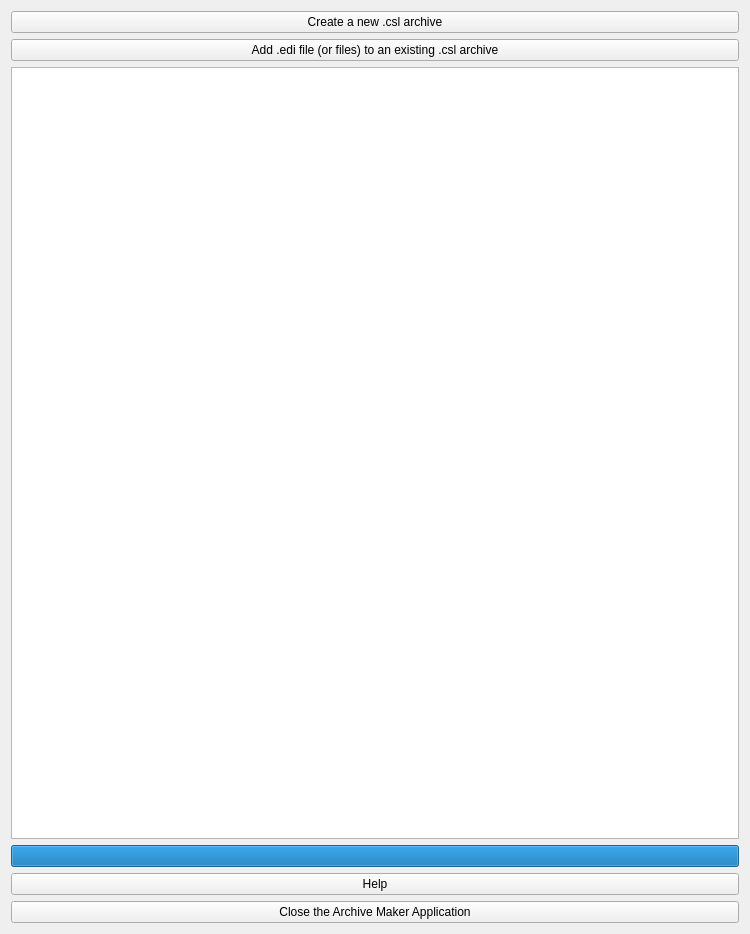
<?xml version="1.0" encoding="UTF-8"?>
<ui version="4.0">
 <class>Form</class>
 <widget class="QWidget" name="Form">
  <property name="geometry">
   <rect>
    <x>0</x>
    <y>0</y>
    <width>750</width>
    <height>934</height>
   </rect>
  </property>
  <property name="windowTitle">
   <string>Form</string>
  </property>
  <layout class="QVBoxLayout" name="verticalLayout">
   <item>
    <widget class="QPushButton" name="pushButtonCreate">
     <property name="text">
      <string>Create a new .csl archive</string>
     </property>
     <property name="autoDefault">
      <bool>true</bool>
     </property>
    </widget>
   </item>
   <item>
    <widget class="QPushButton" name="pushButtonAdd">
     <property name="text">
      <string>Add .edi file (or files) to an existing .csl archive</string>
     </property>
     <property name="autoDefault">
      <bool>true</bool>
     </property>
    </widget>
   </item>
   <item>
    <widget class="QTextEdit" name="textEdit"/>
   </item>
   <item>
    <widget class="QProgressBar" name="progressBar">
     <property name="maximum">
      <number>1</number>
     </property>
     <property name="value">
      <number>1</number>
     </property>
     <property name="textVisible">
      <bool>false</bool>
     </property>
    </widget>
   </item>
   <item>
    <widget class="QPushButton" name="pushButtonHelp">
     <property name="text">
      <string>Help</string>
     </property>
    </widget>
   </item>
   <item>
    <widget class="QPushButton" name="pushButtonExit">
     <property name="text">
      <string>Close the Archive Maker Application</string>
     </property>
    </widget>
   </item>
  </layout>
 </widget>
 <resources/>
 <connections>
  <connection>
   <sender>pushButtonExit</sender>
   <signal>clicked()</signal>
   <receiver>Form</receiver>
   <slot>close()</slot>
   <hints>
    <hint type="sourcelabel">
     <x>374</x>
     <y>888</y>
    </hint>
    <hint type="destinationlabel">
     <x>374</x>
     <y>466</y>
    </hint>
   </hints>
  </connection>
 </connections>
</ui>
